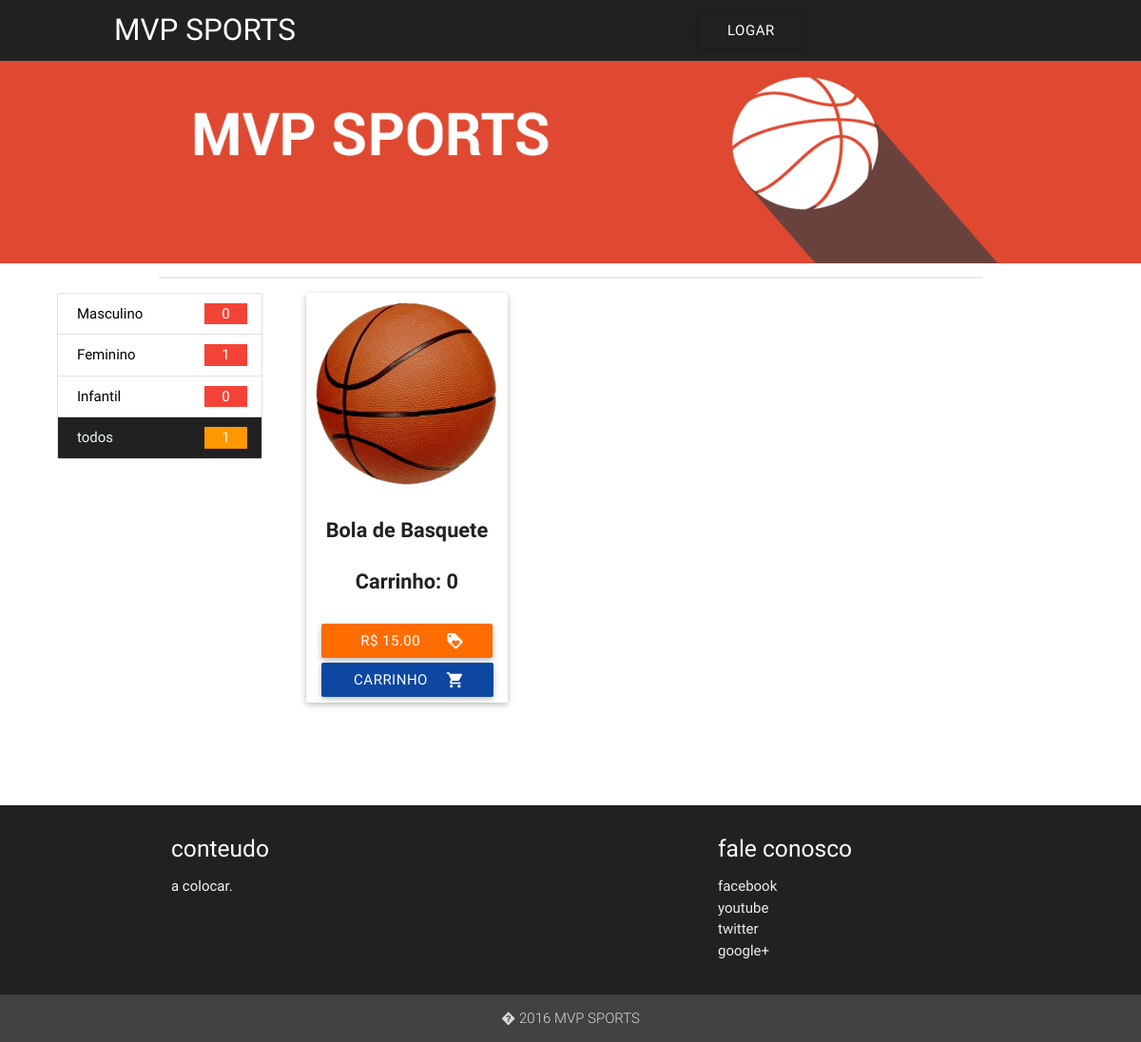
The page /produtos/produtos_home.php on the database its author committed.
### tables this page shows
CREATE TABLE `produto` (
  `idproduto` int(100) NOT NULL,
  `nomeproduto` varchar(100) NOT NULL,
  `foto` varchar(150) NOT NULL,
  `descricao` text NOT NULL,
  `preco` decimal(8,2) NOT NULL,
  `categoria` varchar(50) NOT NULL,
  `disponibilidade` bigint(100) NOT NULL,
  `marca` int(11) NOT NULL
);

### model/DAO/Crud.php (called while the page is built, shortened)
<?php
class Crud {
    public function gerarList($tabelas,$joinsA, $joinsB){
        try {
            $pdo = Conexao::getInstance();
            $sql = "SELECT * FROM ";
            $numeroTabelas = count($tabelas);
            for($h = 0;$h < $numeroTabelas; $h++){
                if($h != $numeroTabelas-1){
                    if($h %2 == 0 && $h < 2){
                        $sql = $sql . $tabelas[$h];
                    }
                    $sql = $sql . " INNER JOIN " . $tabelas[$h+1];
                    $sql = $sql . " ON(".$joinsA[$h] ."=".$joinsB[$h].") ";
                }
            }
            $stmt = $pdo->prepare($sql);
            $stmt->execute();
            $Entidades = array();
            while ($Entidade = $stmt->fetchObject(__CLASS__)){
                $Entidades[] = $Entidade;
            }
            return $Entidades;
        } catch (PDOExceptionException $ex) {
            echo "".$ex;
        }
    }
}

### model/DAO/classeProdutoDAO.php (called while the page is built, shortened)
<?php
require_once 'Crud.php';
class classeProdutoDAO extends Crud{
    public function listarProduto(){
        $tabelas = array("produto p","marca m");
        $joinsA = array("p.marca");
        $joinsB = array("m.idmarca");
        return parent::gerarList($tabelas, $joinsA, $joinsB);
    }
}

### produtos/produtos_home.php (the view, shortened to what this page needs)
<!DOCTYPE html>
<html lang="en">
  <head>
      <link type="text/css" rel="stylesheet" href="../css/materialize.min.css"  media="screen,projection"/>
      <link type="text/css" rel="stylesheet" href="../css/custom.css"  media="screen"/>
      <link type="text/css" rel="stylesheet" href="../css/estiloCarrinho.css" media="screen"/>
      <link type="text/css" rel="stylesheet" href="produtos.css" media="screen"/>
  </head>
  <body >
  <nav>
    <div class="nav-wrapper grey darken-4">
      <a href="../index.php" class="brand-logo">MVP SPORTS</a>
      <?php if(!isset($_SESSION['UsuarioLogado'])):?>
      <ul class="brand-logo1">
      <li><a class="waves-effect waves-light btn modal-trigger grey darken-4" href="#modal1">logar</a></li>
      </ul>
      <?php endif;?>
    </div>
  </nav>
        <section>
            <article>
                    <div class="banner">
                        <a href="../index.php"><img src="../bnr.png" style="width: 100%;height:20%; heightcursor:pointer"></a>
                    </div>
		<section>
                    <div clas="container">
                        <div class="row">
                            <div class="ctr">
                                <?php
                                         require_once '../model/DAO/classeProdutoDAO.php';
                                         $ProdutoDAO = new classeProdutoDAO();
                                         $produtos = $ProdutoDAO->listarProduto();
                                                 ?>
                                <hr color='#e8eaf6'>
                                <div class="painel">
                                    <div class="collection ">
                                        <a href="produtos_masculinos.php" class="collection-item black-text"><span class="white-text badge red"><?php echo $_SESSION['masculino']; ?></span> Masculino</a>
                                        <a href="produtos_feminino.php" class="collection-item black-text "><span class="white-text badge red"><?php echo $_SESSION['feminino']; ?></span> Feminino</a>
                                        <a href="produtos_infantis.php" class="collection-item black-text"><span class="white-text badge red"><?php echo $_SESSION['infantil']; ?></span> Infantil</a>
                                        <a href="" class="collection-item active grey darken-4"><span class="white-text badge orange"><?php echo $_SESSION['todos']; ?></span> todos</a>
                                    </div>
                                </div>
                                <div class="center">
                                    <div class="promo">
                                        <div class="row">
                                         <?php
                                         foreach ($produtos as $produto){
                                         ?>
                                            <div class="col s12 m4 " >
                                                <div class="card produto ">
                                                    <?php
                                                    $quantidade = 0;
                                                    ?>
                                                    <div class="card-image waves-effect waves-block waves-light">
                                                      <img class="activator" src="<?php echo $produto->foto; ?>">
                                                    </div>
                                                    <p class="t4 prod"> <?php echo $produto->nomeproduto; ?></p>
                                                    <p class="t4 prod">Carrinho: <span id="qtdP_<?php echo $produto->idproduto; ?>"><?php echo $quantidade; ?></span></p>
                                                    <button class="btn detproduto1 orange accent-4 btnss" type="button" name="action">R$ <?php echo $produto->preco; ?>
                                                        <i class="material-icons right">loyalty</i>
                                                    </button>
                                                    <?php if($produto->disponibilidade > 0){
                                                    ?>
                                                    <button class="btn detproduto waves-effect waves-light blue darken-4 btnss" type="button" id="carrinho_<?php echo $produto->idproduto; ?>" onclick="adicionarProdutoAoCarrinho(<?php echo $produto->idproduto; ?>)"name="action">carrinho
                                                        <i class="material-icons right">shopping_cart</i>
                                                    </button>
                                                    <?php } else { ?>
                                                    <button class="btn detproduto red darken-4 btnss" type="button">Indisponível</button>
                                                    <?php } ?>
                                                    <br>
                                                </div>
                                            </div>
                                         <?php } ?>
                                     </div>
                                    </div>
                                </div>
                                <br>
                            </div>
                        </div>
                    </div>
		</section>
            </article>
        </section>
        <br>
        <footer class="page-footer grey darken-4" >
          <div class="container ">
            <div class="row">
              <div class="col l6 s12">
                <h5 class="white-text">conteudo</h5>
                <p class="grey-text text-lighten-4">a colocar.</p>
              </div>
              <div class="col l4 offset-l2 s12">
                <h5 class="white-text">fale conosco</h5>
                <ul>
                  <li><a class="grey-text text-lighten-3" href="#!">facebook</a></li>
                  <li><a class="grey-text text-lighten-3" href="#!">youtube</a></li>
                  <li><a class="grey-text text-lighten-3" href="#!">twitter</a></li>
                  <li><a class="grey-text text-lighten-3" href="#!">google+</a></li>
                </ul>
              </div>
            </div>
          </div>
          <div class="footer-copyright center grey darken-3">
            <div class="container">
            � 2016 MVP SPORTS
            </div>
          </div>
        </footer>
  </body>
</html>

### css/estiloCarrinho.css (style rules this page uses)
html { font-family: Roboto,GillSans, Calibri, Trebuchet, sans-serif; }
hr { width: 80%; }
p { font-family: Roboto; }
.brand-logo { margin-left: 10%; }
.brand-logo1 { margin-left: 50% }
.promo { margin-left: 0px; width:60%; }
.painel { width: 20%; float: left; }
.ctr { width: 90%; margin-left: 5%; }
.produto { width: 80%; margin-left: 13% }
.detproduto { margin-top: 2.5%; margin-left: 17%; margin-bottom: 2.5% }
.detproduto1 { margin-top: 2.5%; margin-left: 18%; }
.t4 { font-weight: bold; font-size: 145%; margin-left: 30%; }

### produtos/produtos.css (style rules this page uses)
.btnss { margin-left: 0%;width: 85%; }
.prod { margin-left: 0%; }

### produtos/produtos_home.php (style rules this page uses)
html { font-family: Roboto,GillSans, Calibri, Trebuchet, sans-serif; }
hr { width: 80%; }
p { font-family: Roboto; }
.brand-logo { margin-left: 10%; }
.brand-logo1 { margin-left: 60% }
.promo { float: left;width:80%; position: relative;margin-bottom: 1%; }
.ctr { width: 90%; margin-left: 5%; }
.painel { width: 20%; float: left; }

### rows shown on the page
produto: foto (picture), nomeproduto "Bola de Basquete", quantidade "0", preco "15.00"

### other values the page prints
$_SESSION['masculino'] "0"
$_SESSION['feminino'] "1"
$_SESSION['infantil'] "0"
$_SESSION['todos'] "1"
